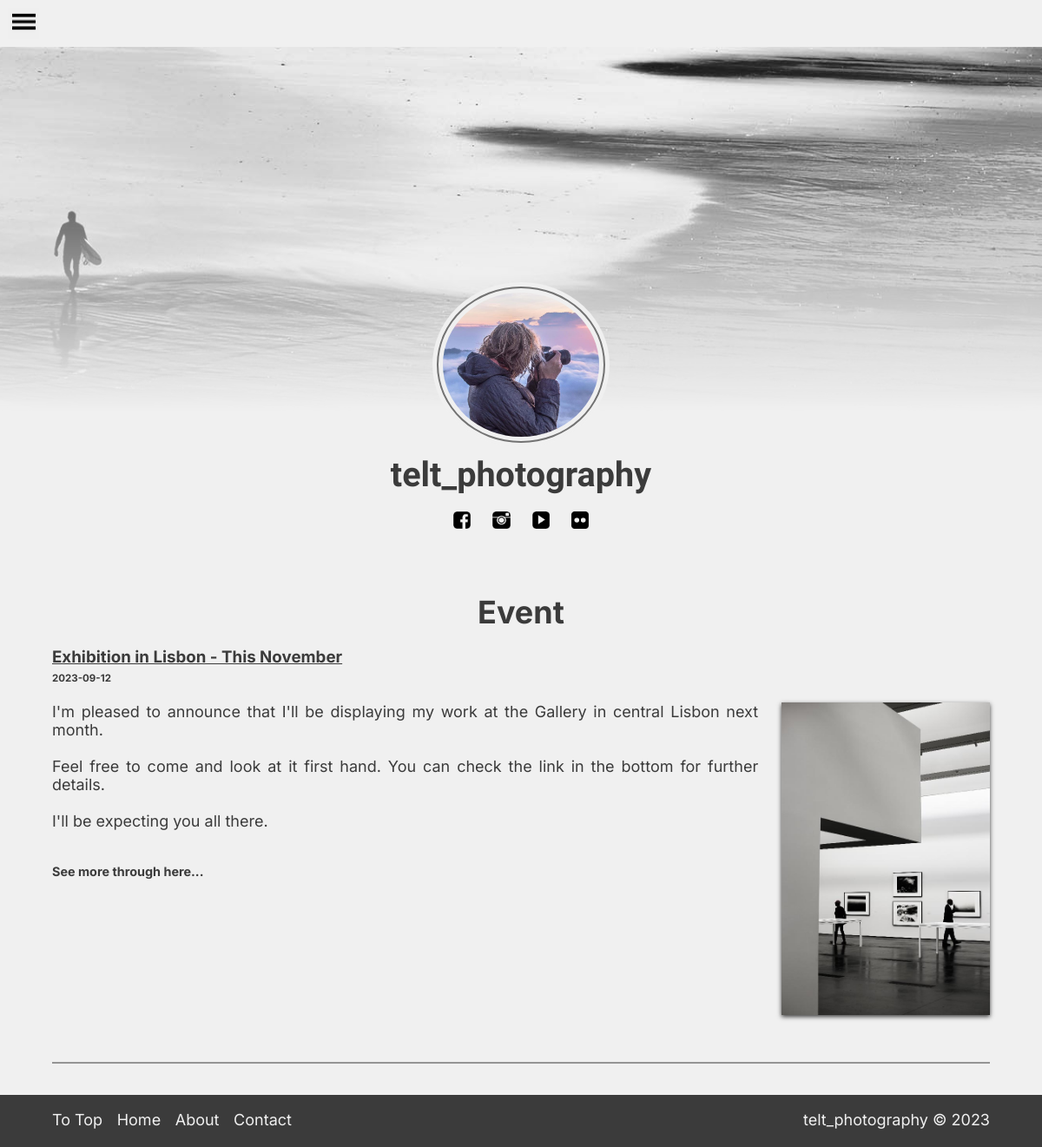
The page /article?artp=event on the database as committed earlier.
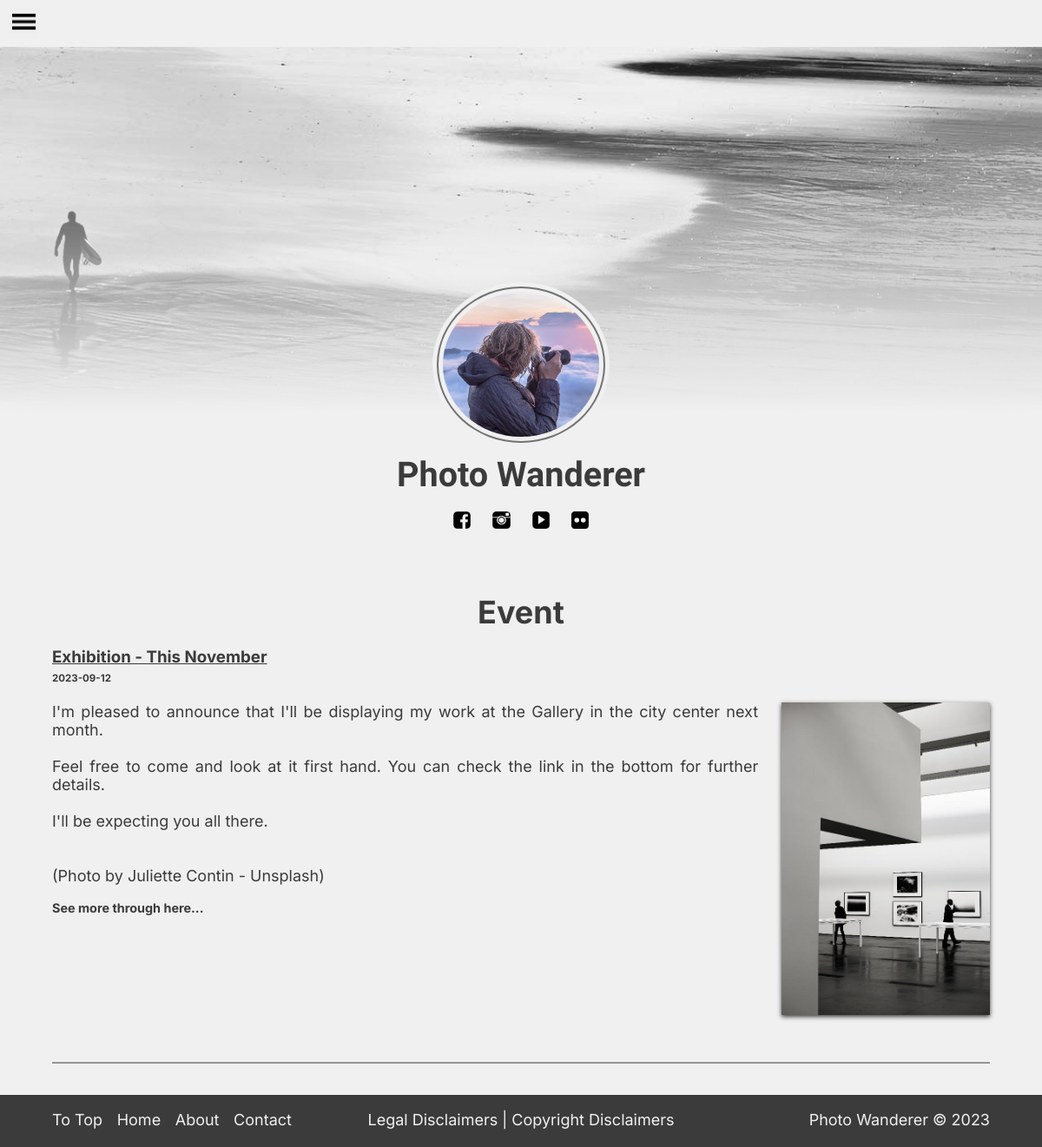
The same page on the database as committed later.
### tables this page shows
CREATE TABLE page_info (
    id INTEGER PRIMARY KEY AUTOINCREMENT,
    username TEXT NOT NULL,
    hash TEXT NOT NULL,
    page_name TEXT NOT NULL,
    person_name TEXT NOT NULL,
    email TEXT NOT NULL,
    small_descr TEXT,
    about TEXT,
    inst_link TEXT,
    face_link TEXT,
    yt_link TEXT
, tweet_link TEXT, px_link text, bhnc_link text, tumblr_link text, flickr_link text, about_img BOOL, page_email TEXT, page_email_hash TEXT, prof_pic TEXT, legal TEXT, copyright TEXT, meta TEXT);

CREATE TABLE articles (
    id INTEGER PRIMARY KEY AUTOINCREMENT,
    type TEXT NOT NULL,
    title TEXT NOT NULL,
    date DATE NOT NULL DEFAULT CURRENT_TIMESTAMP,
    content TEXT NOT NULL,
    archived BOOL NOT NULL,
    link TEXT,
    image INT
);

### app.py (the view, shortened to what this page needs)
@app.route("/article")
def articles():
    ar_type = request.args.get('artp', '')
    conn = get_db_connection()
    articles = conn.execute('SELECT * FROM articles WHERE type = ? \
                            AND archived = 0 \
                            ORDER BY date DESC;', (ar_type,)).fetchall()
    conn.close()
    return render_template("/article.html",
                           pageinfo = page_info,
                           page_type = ar_type,
                           journal = journal_exist,
                           events = events_exist,
                           galls = gall_nav,
                           articles = articles)

### back.py (called while the page is built)
def dict_factory(cursor, row):
    d = {}
    for idx, col in enumerate(cursor.description):
        d[col[0]] = row[idx]
    return d

def get_db_connection():
    conn = sqlite3.connect('photowebapp.db')
    conn.row_factory = dict_factory
    return conn

### front.py (called while the page is built)
def date(value):
    return value[:10]

def capital(text):
    return text.capitalize()

### templates/article.html (shortened to what this page needs)
{% extends "layout.html" %}
{% block main %}
<div class="article_container">
    <br><br>
    <h3>{{ page_type | capital }}</h3>
    {% if articles %}
        {% for article in articles %}
        <div class="article_content">
            <h4>{{ article.title }}</h4>
            <h5>{{ article.date | date }}</h5>
            <div class="clearfix">
                {% if article.image %}
                    <img class="article_img" src="static/images/{{ article.image }}.jpg">
                {% endif %}
                <p>{{ article.content }}</p>
                {% if article.link %}
                        <a class="menuf" href="{{ article.link }}" target="_blank"><h5 style="padding-top: 1rem;">See more through here...</h5></a>
                {% endif %}
            </div>
        </div>
        {% endfor %}
    {% endif %}
</div>
{% endblock %}

### templates/layout.html (shortened to what this page needs)
<!DOCTYPE html>
<html lang="en">
    <head>
        <link href="/static/styles.css" rel="stylesheet">
    </head>
    <body>
        <nav class="resp">
            <button class="menubttn" id="menubttn" name="menubttn" onclick="openclose()">
                <img class="menuresimg" src="static/icons/menu.png" alt="menu">
            </button>
        </nav>
        <header>
        </header>
        <div class="prflinfo">
            <img class="profileimg" src="static/images/{{ pageinfo.prof_pic }}">
            <h2>{{ pageinfo.page_name}}</h2>
            <p style="white-space: normal;">
                {% if pageinfo.face_link %}
                    <a href="{{ pageinfo.face_link }}" target="new"><img class="icons" alt="Facebook" src="static/icons/face.png"></a>
                {% endif %}
                {% if pageinfo.inst_link %}
                    <a href="{{ pageinfo.inst_link }}" target="new"><img class="icons" alt="Instagram" src="static/icons/insta.png"></a>
                {% endif %}
                {% if pageinfo.yt_link %}
                    <a href="{{ pageinfo.yt_link }}" target="new"><img class="icons" alt="YouTube" src="static/icons/ytb.png"></a>
                {% endif %}
                {% if pageinfo.flickr_link %}
                    <a href="{{ pageinfo.flickr_link }}" target="new"><img class="icons" alt="Flickr" src="static/icons/fli.png"></a>
                {% endif %}
            </p>
        </div>
        <div id="container" class="container">
            {% block main %}{% endblock %}
        </div>
        <footer>
            <div class="footercontainer">
                <div class="footersection" style="text-align: left; width: 100%; margin-top: 0.5rem;">
                    <ul name="ftrnav" id="ftrnav" class="ftrnav">
                        <li class="footernav"><a href="#">To Top</a></li>
                        <li class="footernav"><a href="/main">Home</a></li>
                        {% if pageinfo.about %}
                        <li class="footernav">
                            <a href="/about">About</a>
                        </li>
                        {% endif %}
                        {% if pageinfo.page_email %}
                        <li class="footernav">
                            <a href="/contact">Contact</a>
                        </li>
                        {% endif %}
                    </ul>
                </div>
                <div class="footersection" style="width: 100%">
                    {% if pageinfo.legal %}
                    <p style="display: inline; white-space: normal;">
                        <a class="menuf" href="/legal">Legal Disclaimers</a>
                    </p>
                    {% endif %}
                    {% if pageinfo.legal and pageinfo.copyright %}<p style="display: inline; white-space: normal;"> | </p>{% endif %}
                    {% if pageinfo.copyright %}
                    <p style="display: inline; white-space: normal;">
                        <a class="menuf" href="/copyright">Copyright Disclaimers</a>
                    </p>
                    {% endif %}
                </div>
                <div class="footersection" style="text-align: right; width: 100%">
                    <p style="display: inline; white-space: normal;">{{ pageinfo.page_name }} &copy; <span id="year">2023</span></p>
                </div>
            </div>
        </footer>
    </body>
</html>

### static/styles.css (style rules this page uses)
* { margin: 0; padding: 0; font-size: 18px; font-family: inter; }
a:link, a:hover, a:active, a:visited { text-decoration: none; color: inherit; }
body { background-color: #f0f0f0; text-align: center; color:#3b3b3b; }
h2 { margin: 0.5rem; font-family: alex brush; font-size: 2.2em; }
h3 { font-size: 2em; }
h4 { font-size: 1.3em; text-decoration: underline; padding-bottom: 0.3em; }
h5 { font-size: 0.8em; padding-bottom: 1em; }
p { margin-top: 0.5em; white-space: pre-wrap; }
.container { max-width: 1600px; margin-inline: auto; margin-bottom: 1rem; display: grid; text-align: center; }
nav { margin: auto; text-align: center; padding: 1rem 0; }
ul { list-style-type: none; margin: 0; padding: 0; font-size: 1.5rem; }
.menuf { color: #949494; text-decoration: none; }
.resp { display: none; position: relative; width: 100%; height: 1rem; }
.menubttn { position: absolute; top: 0.5rem; left: 0.5rem; width: 2rem; height: 2rem; cursor: pointer; border: none; }
.menuresimg { top: 0.5rem; left: 0.5rem; width: 1.5rem; }
header { height: 420px; background-image: url("images/2.jpg"); background-position: center; background-repeat: no-repeat; background-size: cover; -webkit-mask-image:-webkit-gradient(linear, left top, left bottom, from(rgba(0,0,0,1)), to(rgba(0,0,0,0))); mask-image: linear-gradient(to bottom, rgba(0,0,0,1), rgba(0,0,0,0)); text-align: center; }
.prflinfo { margin-top: -23rem; position: relative; }
.profileimg { margin-top: 15rem; max-width: 10rem; background-color: #f0f0f0; border-radius: 50%; box-shadow: 0 0 0 5px #f0f0f0; border: solid 2px #727272; padding:5px; }
.icons { height: 20px; display: inline; margin: 10px; }
footer { position: relative; width: 100%; height: fit-content; bottom: 0; margin-bottom: 0; text-align: center; background-color: #3b3b3b; color: #f0f0f0; }
.footercontainer { display: flex; flex-direction: row; margin: auto; max-width: 90%; justify-content: space-between; }
.footersection { height: fit-content; align-content: center; margin-top: 1rem; margin-bottom: 1rem; }
.ftrnav { margin: 0; padding: 0; }
.footernav { display: inline-flex; color: #f0f0f0; text-align: left; margin: 0; margin-right: 0.5rem; padding: 0; }
.article_container { width: 90%; max-width: 1400px; margin-top: 1.5rem; padding: 1rem; margin: auto; }
.article_content { width: 100%; margin-top: 1rem; padding-bottom: 1.5rem; text-align: justify; font-size: 0.8em; border-bottom: 2px solid #949494; }
.article_img { float: right; top: 0.5em; margin-left: 1.5em; margin-bottom: 1.5em; max-width: 15rem; max-height: 20rem; box-shadow: 0px 2px 5px 0px; }
.clearfix::after { content: ""; clear: both; display: table; }
@media (hover: none) { [class="resp"] { display: block; } }

Rows that differ between the two databases and show on the page:
changed page_info: page_name "telt_photography" → "Photo Wanderer"
changed articles "Event": title "Exhibition in Lisbon - This November" → "Exhibition - This November"; content "…at the Gallery in central Lisbon next month. Feel free to come and look at it first hand. You can check the link in the bottom for further details. I'll be expecting you all there." → "…at the Gallery in the city center next month. Feel free to come and look at it first hand. You can check the link in the bottom for further details. I'll be expecting you all there. (Photo by Juliette Contin - Unsplash)"
Other text that changed with them:
text now shown: "Legal Disclaimers | Copyright Disclaimers"
